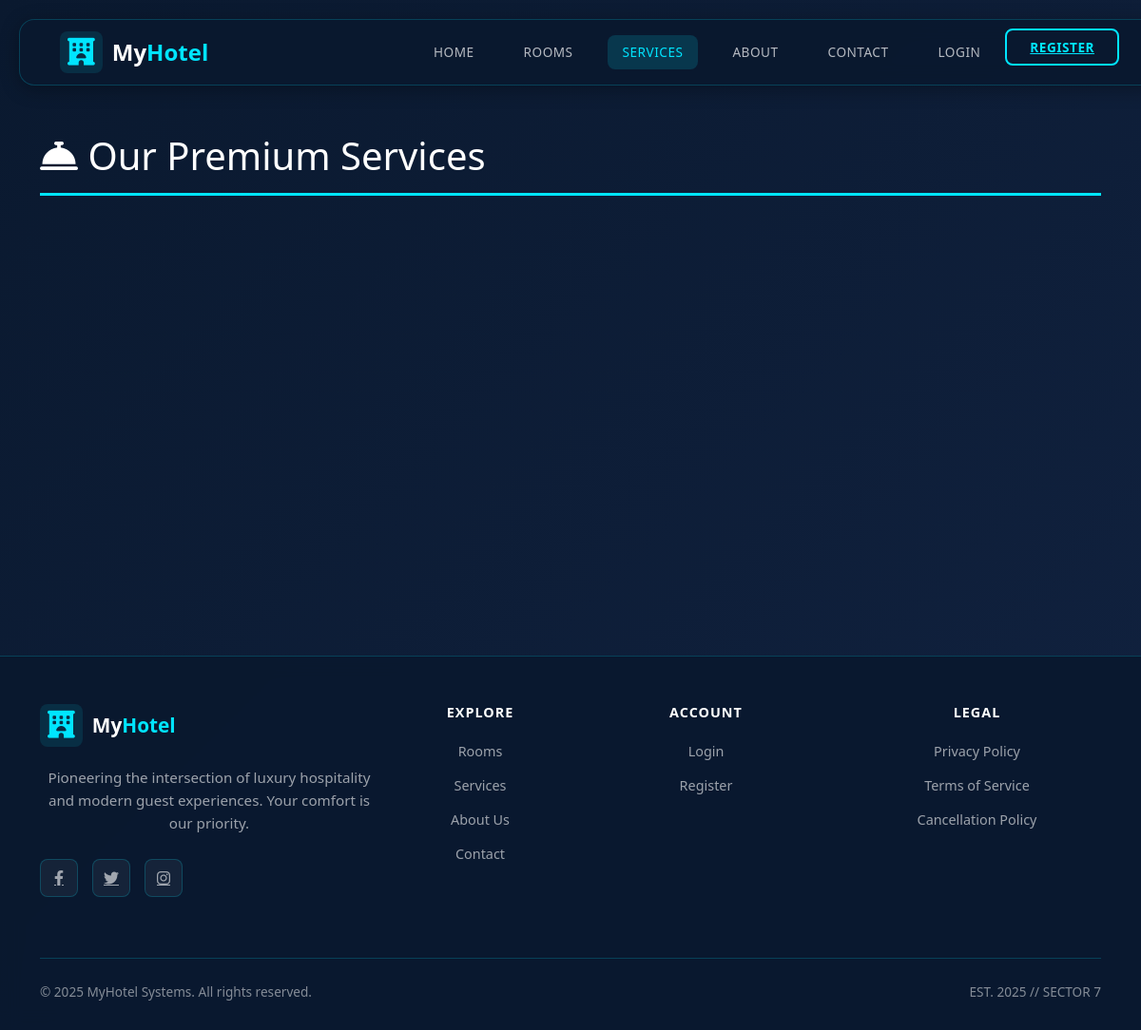
The app's page /service/, older data.
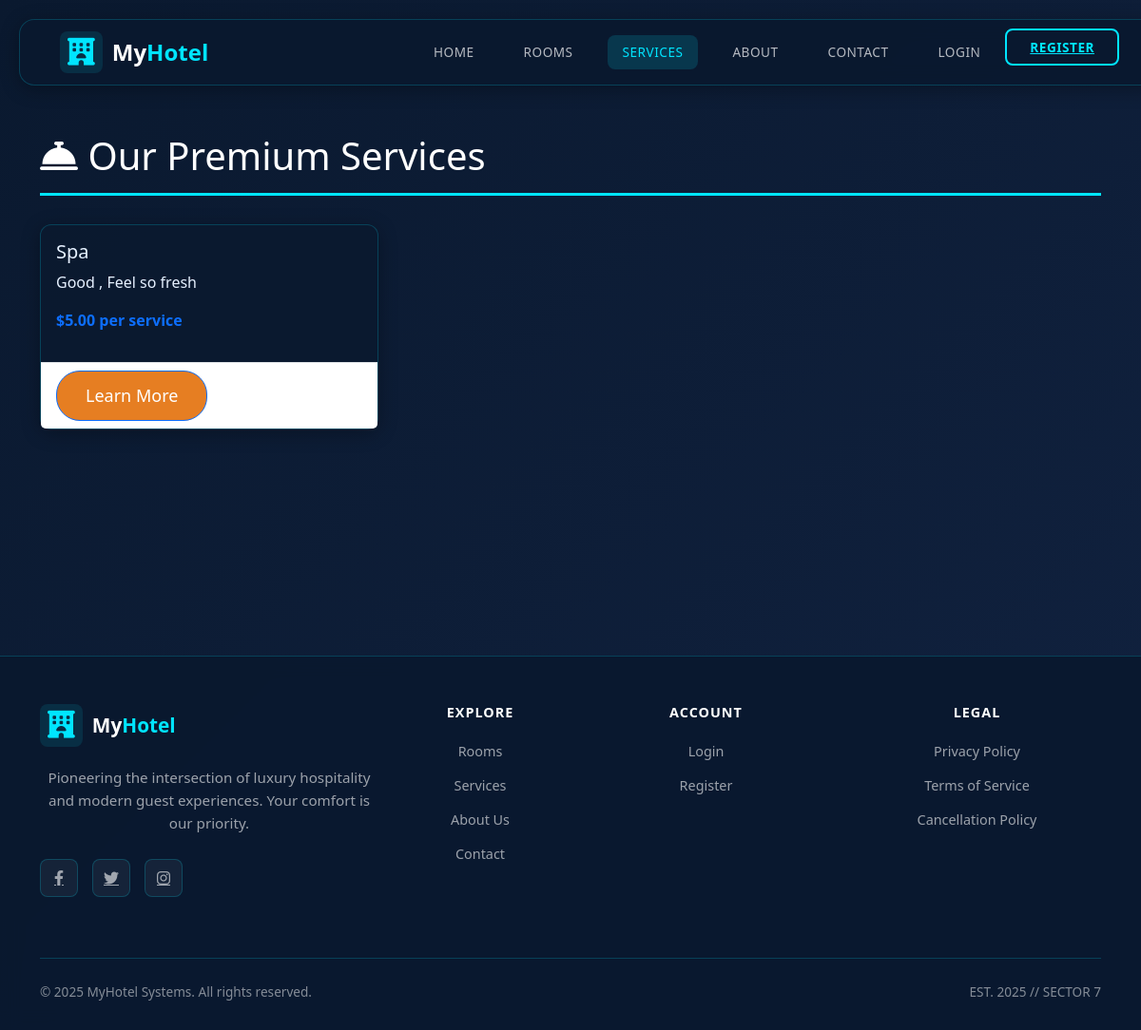
The same page, newer data.
### hotel/models.py (models this page shows, shortened)
class Service(models.Model):
    id = models.AutoField(primary_key=True)
    name = models.CharField(max_length=100)
    description = models.TextField()
    price = models.DecimalField(max_digits=10, decimal_places=2, validators=[MinValueValidator(0)])
    icon = models.CharField(max_length=100, blank=True, null=True, help_text="Font Awesome icon class")
    image = models.ImageField(upload_to='services/', blank=True, null=True)
    is_active = models.BooleanField(default=True)
    created_at = models.DateTimeField(default=timezone.now)
    provider = models.ForeignKey('Staff', on_delete=models.SET_NULL, null=True, blank=True, related_name='services_provided')
    class Meta:
        verbose_name_plural = "Services"
        ordering = ['-created_at']

### hotel/views.py (the view)
# urls.py: path('service/', views.service_view, name='service'),
def service_view(request):
    services = Service.objects.filter(is_active=True)
    return render(request, 'hotel/html/service.html', {'services': services})

### hotel/template/hotel/html/service.html (shortened to what this page needs)
{% extends 'hotel/html/base.html' %}
{% load static %}
{% block content %}
<h1 class="page-title"><i class="fas fa-concierge-bell"></i> Our Premium Services</h1>
<div class="row">
    {% for service in services %}
        <div class="col-md-6 col-lg-4 mb-4">
            <div class="card h-100">
                <div class="card-body">
                    <h5 class="card-title">
                        {{ service.name }}
                    </h5>
                    <p class="card-text">{{ service.description }}</p>
                    <p class="text-primary"><strong>${{ service.price }} per service</strong></p>
                </div>
                <div class="card-footer bg-white border-top">
                    <button class="btn btn-outline-primary btn-sm" data-bs-toggle="modal" data-bs-target="#serviceModal{{ service.id }}">Learn More</button>
                </div>
            </div>
        </div>
    {% endfor %}
</div>
{% endblock %}

Row changes from the older to the newer data that the page shows:
added Service: name "Spa", description "Good , Feel so fresh", price "5.00"
